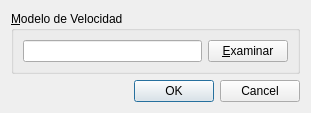
<ui version="4.0" >
 <class>LoadModel</class>
 <widget class="QDialog" name="LoadModel" >
  <property name="geometry" >
   <rect>
    <x>0</x>
    <y>0</y>
    <width>311</width>
    <height>108</height>
   </rect>
  </property>
  <property name="windowTitle" >
   <string>Cargar Modelo</string>
  </property>
  <layout class="QGridLayout" name="gridLayout" >
   <item row="2" column="0" >
    <widget class="QDialogButtonBox" name="propagationModelButtonBox" >
     <property name="standardButtons" >
      <set>QDialogButtonBox::Cancel|QDialogButtonBox::Ok</set>
     </property>
    </widget>
   </item>
   <item row="1" column="0" >
    <widget class="QGroupBox" name="groupBox_3" >
     <property name="title" >
      <string>&amp;Modelo de Velocidad</string>
     </property>
     <layout class="QGridLayout" name="gridLayout_2" >
      <item row="0" column="0" >
       <widget class="QLineEdit" name="sourceFileEdit" />
      </item>
      <item row="0" column="1" >
       <widget class="QPushButton" name="browseButton" >
        <property name="sizePolicy" >
         <sizepolicy vsizetype="Fixed" hsizetype="Fixed" >
          <horstretch>0</horstretch>
          <verstretch>0</verstretch>
         </sizepolicy>
        </property>
        <property name="text" >
         <string>&amp;Examinar</string>
        </property>
        <property name="shortcut" >
         <string>Alt+B</string>
        </property>
       </widget>
      </item>
     </layout>
    </widget>
   </item>
  </layout>
 </widget>
 <resources/>
 <connections/>
</ui>
